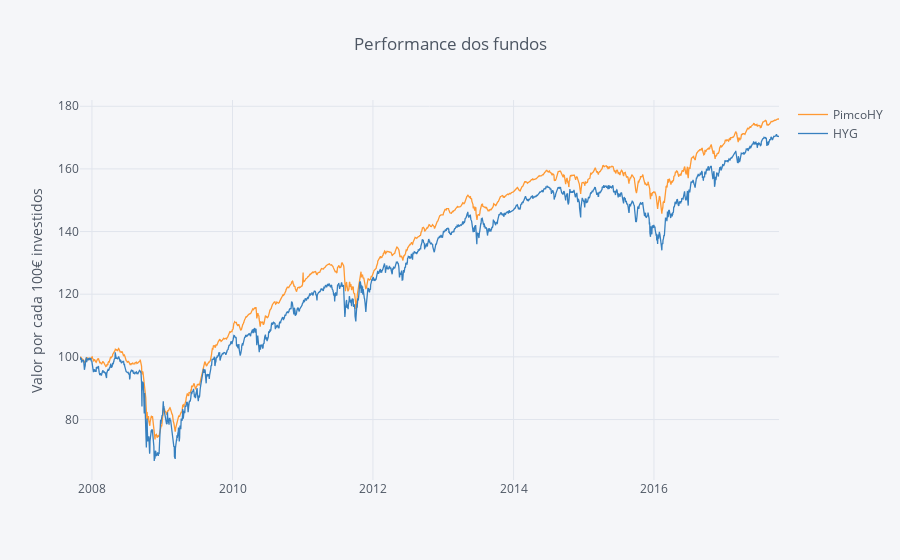

Notebook cell for this chart:
### Code cell
Quotes_df_norm.iplot(kind='scatter',yTitle='Valor por cada 100€ investidos', title='Performance dos fundos')

### Figure 1 — Plotly figure (JSON) as saved in the notebook; plotly's stock layout.template omitted (floating-point values rounded to 4 significant figures; data arrays with more than 128 entries replaced by an {"elided": "..."} marker saying what was removed)
{"data": [{"line": {"color": "rgba(255, 153, 51, 1.0)", "dash": "solid", "width": 1.3}, "mode": "lines", "name": "PimcoHY", "text": "", "type": "scatter", "x": {"elided": "2506 str values"}, "y": {"elided": "2506 float values"}}, {"line": {"color": "rgba(55, 128, 191, 1.0)", "dash": "solid", "width": 1.3}, "mode": "lines", "name": "HYG", "text": "", "type": "scatter", "x": {"elided": "2506 str values"}, "y": {"elided": "2506 float values"}}], "layout": {"legend": {"bgcolor": "#F5F6F9", "font": {"color": "#4D5663"}}, "paper_bgcolor": "#F5F6F9", "plot_bgcolor": "#F5F6F9", "title": "Performance dos fundos", "titlefont": {"color": "#4D5663"}, "xaxis1": {"gridcolor": "#E1E5ED", "showgrid": true, "tickfont": {"color": "#4D5663"}, "title": "", "titlefont": {"color": "#4D5663"}, "zerolinecolor": "#E1E5ED"}, "yaxis1": {"gridcolor": "#E1E5ED", "showgrid": true, "tickfont": {"color": "#4D5663"}, "title": "Valor por cada 100€ investidos", "titlefont": {"color": "#4D5663"}, "zerolinecolor": "#E1E5ED"}}}
